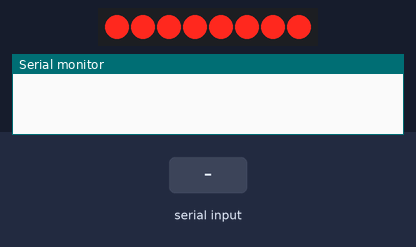
The sketch below on a simulated Arduino Uno, built with avr-gcc and run on an emulated ATmega328P. Shown: 8 shift-register outputs drawn as a row of LEDs (first output left, lit = HIGH), the last lines printed to the serial monitor. Wiring (inferred from the names in the program): shift register (74HC595): data pin 10; shift clock pin 12; latch pin 11. Wiring (inferred from the signals the program sends): row of LEDs: on Q0, Q1, Q2, Q3, Q4, Q5, Q6, Q7. The inputs (shaded band) are chosen by the test bench.

Above: at 1.2 s.
1.3 s: "90,45\n" received over Serial
At 2.6 s:
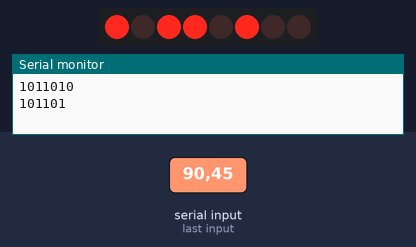
3.8 s: "30,150\n" received over Serial
At 5.7 s:
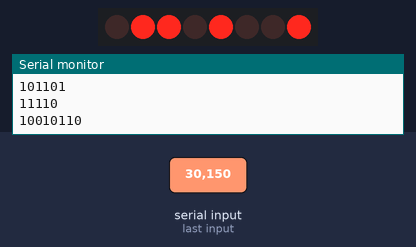
6.3 s: "5\n" received over Serial
At 6.8 s:
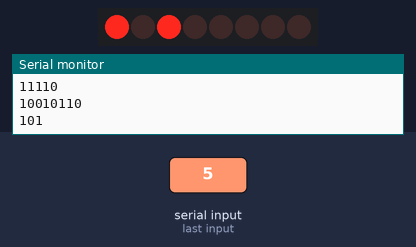
9.3 s: "200\n" received over Serial
At 10.3 s:
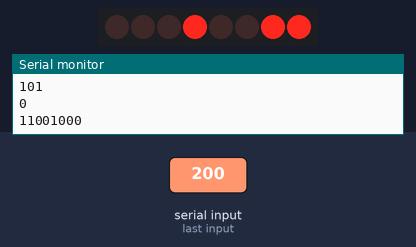
12.3 s: "90\n" received over Serial
At 12.6 s:
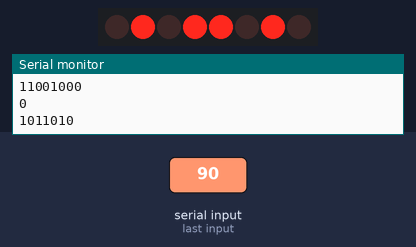
Timing chart, 0 to 15.8 s (numbered marks = the images above; inputs shaded):
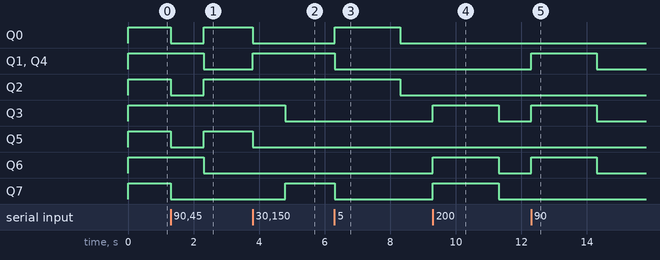

Measured:
- after the input at 1.3 s, Q0, Q2, Q5: HIGH → LOW at once, → HIGH 1.0 s later; Q1, Q4, Q6: HIGH → LOW after 1.0 s; Q7: HIGH → LOW at once
- after the input at 9.3 s, Q3, Q6, Q7: LOW → HIGH at once, → LOW 2.0 s later
- after the input at 12.3 s, Q1, Q3, Q4, Q6: LOW → HIGH at once, → LOW 2.0 s later

The sketch:

09-3-2.ino
```cpp
// 74HC595와 시리얼 입력을 통한 FND 출력
// 0->63,    1->6,     2->91,  3->79,    4->102,
// 5->109,   6->124,   7->7,   8->127,   9->103
int dataPin = 10;
int latchPin = 11;
int clockPin = 12;

int val;

void setup() {
  pinMode(latchPin, OUTPUT);
  pinMode(clockPin, OUTPUT);
  pinMode(dataPin, OUTPUT);

  Serial.begin(9600);
}

void loop() {
  while(Serial.available()) {
    val = Serial.parseInt();
    Serial.println(val, BIN);

    digitalWrite(latchPin, LOW);
    shiftOut(dataPin, clockPin, MSBFIRST, ~val);
    digitalWrite(latchPin, HIGH);

    delay(1000);
  }

}
```
